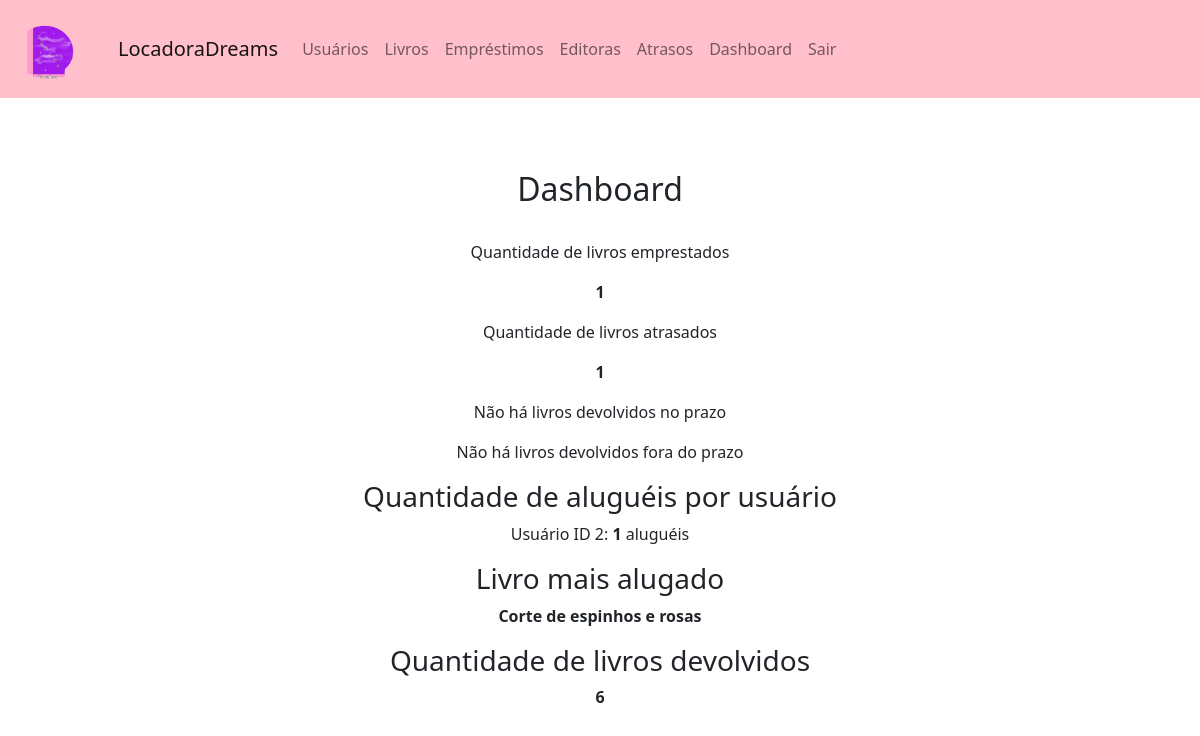
Page /Juliana3A/dashboard.php (signed in) on the earlier database version.
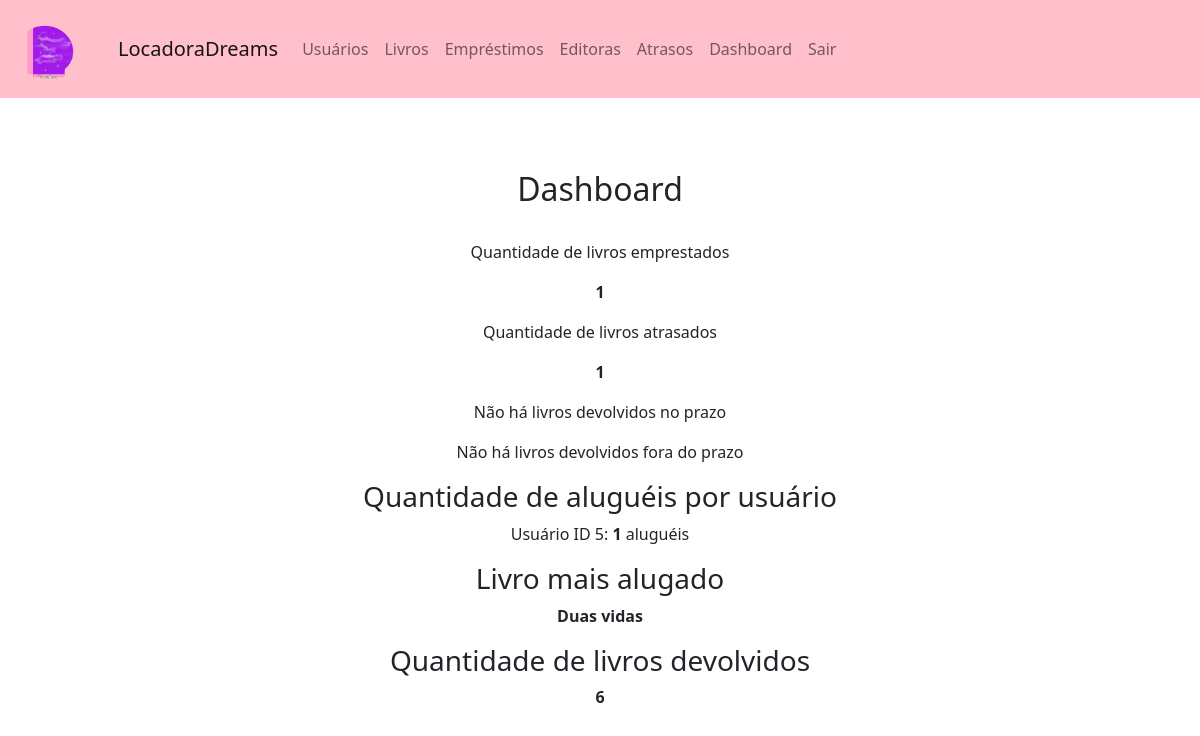
Same page on the later database version.
### tables this page shows
CREATE TABLE `livros` (
  `id` int(11) NOT NULL,
  `nome` text NOT NULL,
  `autor` text NOT NULL,
  `editora` text NOT NULL,
  `datalanc` date NOT NULL,
  `estoque` int(11) NOT NULL,
  `novo_estoque` int(11) NOT NULL
);

### Juliana3A/dashboard.php (the view, shortened to what the changed rows need)
<link rel="stylesheet" href="css/bootstrap.min.css">
      <?php
include_once('conexao.php');
$query_alugueis_por_usuario = "SELECT usuario_id, COUNT(*) AS total_alugueis FROM emprestimos GROUP BY usuario_id";
$resultado_alugueis_por_usuario = mysqli_query($conn, $query_alugueis_por_usuario);
$alugueis_por_usuario = array();
while ($row = mysqli_fetch_assoc($resultado_alugueis_por_usuario)) {
    $usuario_id = $row['usuario_id'];
    $total_alugueis = $row['total_alugueis'];
    $alugueis_por_usuario[$usuario_id] = $total_alugueis;
}
$query_livro_mais_alugado = "SELECT livro_id, COUNT(*) AS total_alugueis FROM emprestimos GROUP BY livro_id ORDER BY total_alugueis DESC LIMIT 1";
$resultado_livro_mais_alugado = mysqli_query($conn, $query_livro_mais_alugado);
@$livro_mais_alugado_id = mysqli_fetch_assoc($resultado_livro_mais_alugado)['livro_id'];
$query_nome_livro_mais_alugado = "SELECT nome FROM livros WHERE id = $livro_mais_alugado_id";
$resultado_nome_livro_mais_alugado = mysqli_query($conn, $query_nome_livro_mais_alugado);
$livro_mais_alugado_nome = '';
if ($resultado_nome_livro_mais_alugado) {
    $livro_mais_alugado_nome = mysqli_fetch_assoc($resultado_nome_livro_mais_alugado)['nome'];
}
echo "<br><div class='dashboard'>";
echo "<center><h2>Dashboard</h2><br>";
echo "<div class='widget'>";
echo "<h3 class='widget-subtitle'>Quantidade de aluguéis por usuário</h3>";
if (!empty($alugueis_por_usuario)) {
    foreach ($alugueis_por_usuario as $usuario_id => $total_alugueis) {
        echo "<p class='widget-item'>Usuário ID $usuario_id: <strong>$total_alugueis</strong> aluguéis</p>";
    }
} else {
    echo "<p class='widget-title'>Não há informações disponíveis.</p>";
}
echo "</div>";
echo "<div class='widget utilitary'>";
if (!empty($livro_mais_alugado_nome)) {
    echo "<p class='widget-value'><strong>$livro_mais_alugado_nome</strong></p>";
} else {
    echo "<p class='widget-title'>Não há informações disponíveis.</p>";
}
echo "</div>";
echo "</center></div>";

Differences in the rows shown:
no longer on this page (row edited): livros: nome "Corte de espinhos e rosas"
now on this page (row edited): livros: nome "Duas vidas"
Other differences:
new list line: "Usuário ID 5 : 1 aluguéis"
list line gone: "Usuário ID 2 : 1 aluguéis"
